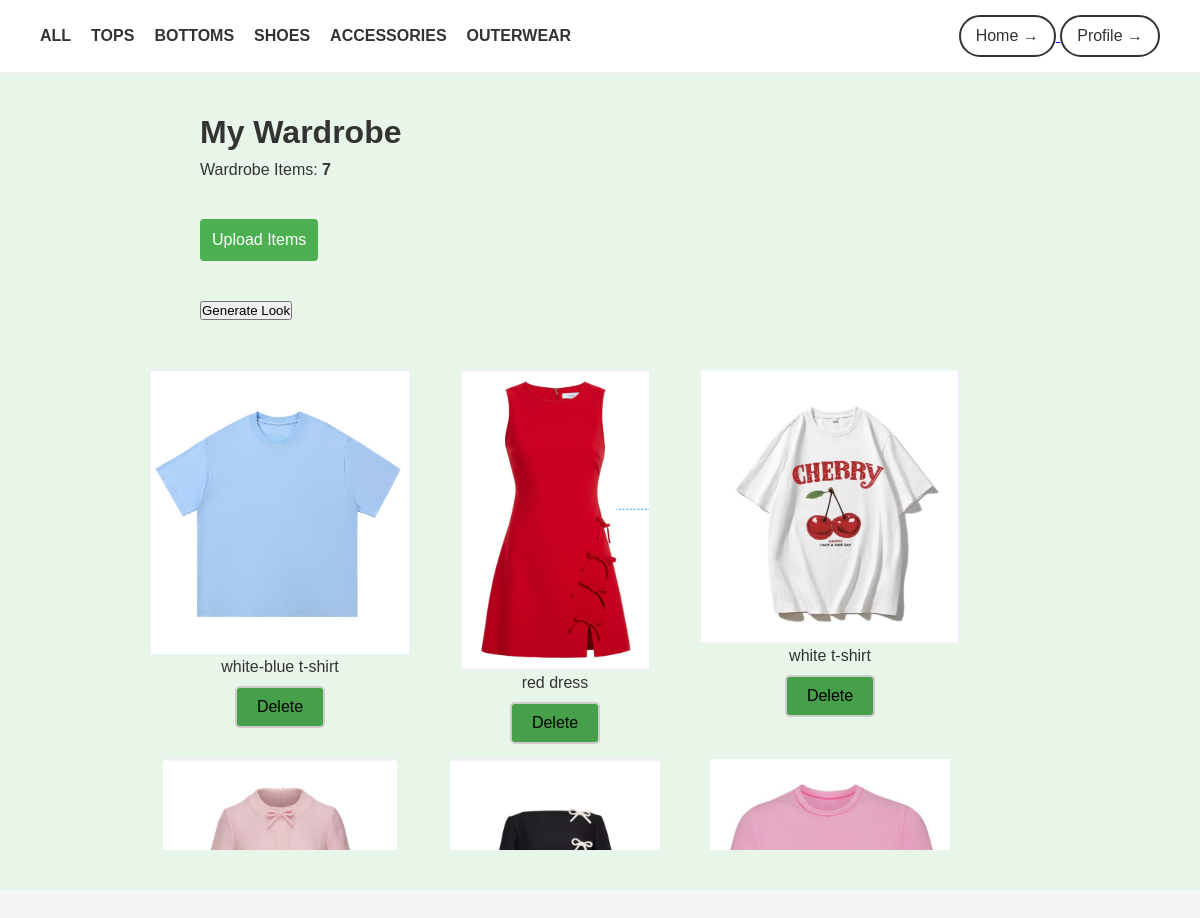
Screenshot of /wardrobe?category=Tops (signed in) with the database file from the repository.
### app.py (models this page shows)
class WardrobeItem(db.Model):
    id = db.Column(db.Integer, primary_key=True)
    name = db.Column(db.String(120), nullable=False)
    category = db.Column(db.String(50), nullable=False)
    image_url = db.Column(db.String(200), nullable=False)
    user_id = db.Column(db.Integer, db.ForeignKey('user.id'), nullable=False)

### app.py (the view)
@app.route('/wardrobe', methods=['GET'])
@login_required
def wardrobe():
    category = request.args.get('category')  # Получаем параметр category из URL
    if category and category != 'all':  # Если категория есть в URL и она не 'all'
        items = WardrobeItem.query.filter_by(user_id=current_user.id, category=category).all()
    else:  # Если категории нет (или 'all')
        items = WardrobeItem.query.filter_by(user_id=current_user.id).all()  # Показываем все элементы
    return render_template('wardrobe.html', items=items)

### app.py (called while the page is built)
@login_manager.user_loader
def load_user(user_id):
    return db.session.get(User, int(user_id))

### templates/wardrobe.html (shortened to what this page needs)
<!DOCTYPE html>
<html lang="en">
<head>
    <link rel="stylesheet" href="/static/css/wardrobe.css">
</head>
<body>
   <header>
    <div class="nav-container">
      <nav>
        <ul>
          <li><a href="{{ url_for('wardrobe', category='all') }}">ALL</a></li>
          <li><a href="{{ url_for('wardrobe', category='Tops') }}">TOPS</a></li>
          <li><a href="{{ url_for('wardrobe', category='Bottoms') }}">BOTTOMS</a></li>
          <li><a href="{{ url_for('wardrobe', category='Shoes') }}">SHOES</a></li>
          <li><a href="{{ url_for('wardrobe', category='Accessories') }}">ACCESSORIES</a></li>
          <li><a href="{{ url_for('wardrobe', category='Outerwear') }}">OUTERWEAR</a></li>
        </ul>
      </nav>
      <div class="search-profile">
        <div class="profile-buttons">
          <a href="{{ url_for('main') }}" class="main-btn">
            <button>Home →</button>
          </a>
          <a href="{{ url_for('profile') }}" class="profile-btn">
            <button>Profile →</button>
          </a>
        </div>
      </div>
    </div>
  </header>
  <section class="wardrobe-section">
    <div class="wardrobe-header">
        <h1>My Wardrobe</h1>
        <div class="wardrobe-info">
            <p>Wardrobe Items: <span class="item-count">{{ items|length }}</span></p>
            <a href="/upload">
                <button class="upload-btn">Upload Items</button>
            </a>
            <a href="{{ url_for('generate_outfit') }}">
              <button>Generate Look</button>
          </a>
          </div>
        </div>
    <div class="wardrobe-images-container">
        <div class="wardrobe-images">
            {% for item in items %}
              <div class="image-container">
                  <img src="{{ url_for('uploaded_file', filename=item.image_url.split('/')[-1]) }}" alt="{{ item.name }}" class="wardrobe-image">
                  <p>{{ item.name }}</p>
                  <form action="{{ url_for('delete_item', item_id=item.id) }}" method="POST">
                      <button type="submit" class="delete-btn">Delete</button>
                  </form>
              </div>
            {% endfor %}
        </div>
    </div>
  </section>
</body>
</html>

### static/css/wardrobe.css (style rules this page uses)
* { margin: 0; padding: 0; box-sizing: border-box; }
body { font-family: Arial, sans-serif; background-color: #f5f5f5; color: #333; }
section { margin: 0; padding: 0; }
header { background-color: #ffffff; padding: 15px 40px; border-bottom: 2px solid #f0f0f0; }
.nav-container { display: flex; justify-content: space-between; align-items: center; max-width: 100%; width: 100%; margin: 0; }
nav ul { display: flex; gap: 20px; padding-left: 0; margin-left: 0; list-style-type: none; }
nav ul li a { text-decoration: none; color: #333; font-weight: bold; font-size: 1rem; }
.search-profile { display: flex; gap: 20px; align-items: center; }
.profile-buttons button { background-color: #ffffff; color: #333; border: 2px solid #333; padding: 10px 15px; border-radius: 25px; font-size: 1rem; cursor: pointer; }
.wardrobe-section { background-color: #e8f5e9; padding: 40px 20px; display: flex; flex-direction: column; align-items: center; }
.wardrobe-header { display: flex; flex-direction: column; align-items: flex-start; margin-bottom: 30px; width: 90%; max-width: 800px; }
.wardrobe-header h1 { font-size: 2rem; color: #333; margin-bottom: 10px; }
.wardrobe-info { display: flex; flex-direction: column; align-items: flex-start; gap: 40px; width: 100%; }
.wardrobe-images { display: flex; gap: 40px; justify-content: flex-end; margin-top: 0px; width: 90%; max-width: 900px; }
.image-container { text-align: center; }
.wardrobe-image { width: 250px; height: 250px; object-fit: contain; }
.item-count { font-weight: bold; }
.upload-btn { background-color: #69f0ae; color: white; border: none; padding: 10px 20px; border-radius: 25px; font-size: 1rem; cursor: pointer; }
.upload-btn { padding: 12px; background-color: #4CAF50; color: white; border: none; border-radius: 4px; font-size: 16px; cursor: pointer; transition: background-color 0.3s; }
.wardrobe-images-container { max-height: 500px; overflow-y: scroll; padding: 20px; }
.wardrobe-images { display: flex; flex-wrap: wrap; gap: 15px; }
.image-container { flex: 1 1 200px; text-align: center; }
.wardrobe-image { width: 100%; height: auto; max-height: 300px; }
.delete-btn { background-color: #45a049; border: 2px solid #ccc; padding: 10px 20px; margin-top: 10px; cursor: pointer; text-align: center; display: inline-block; font-size: 16px; border-radius: 5px; }

### rows the page displays
WardrobeItem: image_url (picture), name "white-blue t-shirt"
WardrobeItem: image_url (picture), name "red dress"
WardrobeItem: image_url (picture), name "white t-shirt"
WardrobeItem: image_url (picture)
WardrobeItem: image_url (picture)
WardrobeItem: image_url (picture)

### other values shown
{{ items|length }} "7"
